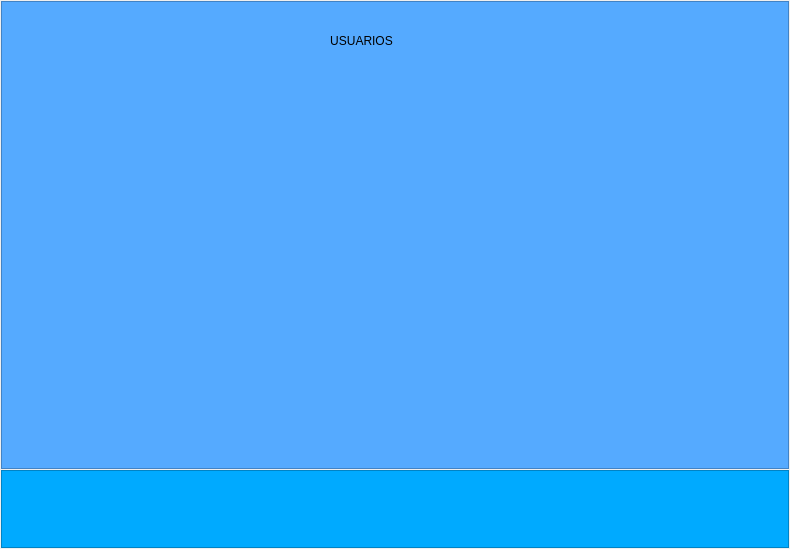
             <widget class="QWidget" name="page_ark_users">
              <property name="minimumSize">
               <size>
                <width>790</width>
                <height>549</height>
               </size>
              </property>
              <layout class="QVBoxLayout" name="verticalLayout_27" stretch="6,1">
               <property name="spacing">
                <number>1</number>
               </property>
               <property name="leftMargin">
                <number>1</number>
               </property>
               <property name="topMargin">
                <number>1</number>
               </property>
               <property name="rightMargin">
                <number>1</number>
               </property>
               <property name="bottomMargin">
                <number>1</number>
               </property>
               <item>
                <widget class="QFrame" name="frame_form_users">
                 <property name="styleSheet">
                  <string notr="true">/* Estilo del marco */
QFrame {
    background-color: rgb(85, 170, 255);
   
}
</string>
                 </property>
                 <property name="frameShape">
                  <enum>QFrame::Shape::StyledPanel</enum>
                 </property>
                 <property name="frameShadow">
                  <enum>QFrame::Shadow::Raised</enum>
                 </property>
                 <widget class="QLabel" name="label_titel_users">
                  <property name="geometry">
                   <rect>
                    <x>290</x>
                    <y>30</y>
                    <width>141</width>
                    <height>20</height>
                   </rect>
                  </property>
                  <property name="frameShadow">
                   <enum>QFrame::Shadow::Plain</enum>
                  </property>
                  <property name="text">
                   <string>USUARIOS</string>
                  </property>
                  <property name="alignment">
                   <set>Qt::AlignmentFlag::AlignCenter</set>
                  </property>
                 </widget>
                </widget>
               </item>
               <item>
                <widget class="QFrame" name="frame_actbar_users">
                 <property name="styleSheet">
                  <string notr="true">/* Estilo del marco */
QFrame {
    background-color: rgb(0, 170, 255);
   
}</string>
                 </property>
                 <property name="frameShape">
                  <enum>QFrame::Shape::StyledPanel</enum>
                 </property>
                 <property name="frameShadow">
                  <enum>QFrame::Shadow::Raised</enum>
                 </property>
                </widget>
               </item>
              </layout>
             </widget>
